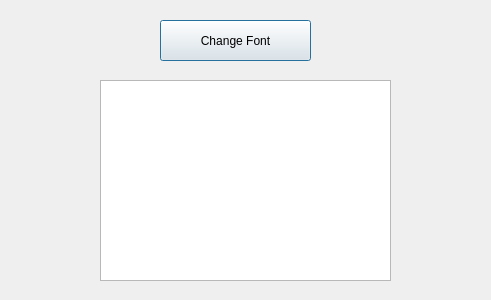
<?xml version="1.0" encoding="UTF-8"?>
<ui version="4.0">
 <class>Dialog</class>
 <widget class="QDialog" name="Dialog">
  <property name="geometry">
   <rect>
    <x>0</x>
    <y>0</y>
    <width>491</width>
    <height>300</height>
   </rect>
  </property>
  <property name="windowTitle">
   <string>Dialog</string>
  </property>
  <widget class="QPushButton" name="pushButtonFont">
   <property name="geometry">
    <rect>
     <x>160</x>
     <y>20</y>
     <width>151</width>
     <height>41</height>
    </rect>
   </property>
   <property name="text">
    <string>Change Font</string>
   </property>
  </widget>
  <widget class="QTextEdit" name="textEdit">
   <property name="geometry">
    <rect>
     <x>100</x>
     <y>80</y>
     <width>291</width>
     <height>201</height>
    </rect>
   </property>
  </widget>
 </widget>
 <resources/>
 <connections/>
</ui>
